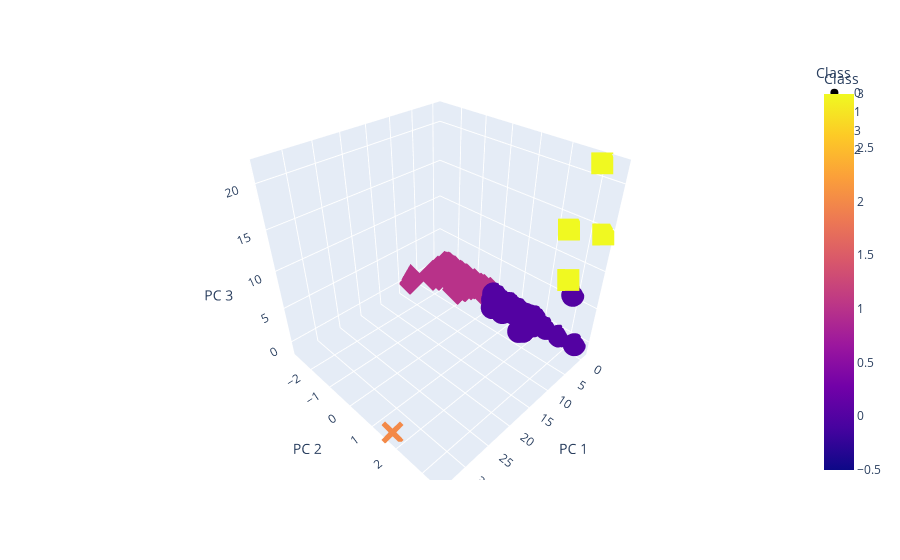

Source (notebook cell):
### Markdown cell above
### Deliverable 4: Visualizing Cryptocurrencies Results

#### 3D-Scatter with Clusters

2. Create a 3D scatter plot using the Plotly Express scatter_3d() function to plot the three clusters from the clustered_df DataFrame.

3. Add the CoinName and Algorithm columns to the hover_name and hover_data parameters, respectively, so each data point shows the CoinName and Algorithm on hover.

4. Create a table with tradable cryptocurrencies using the hvplot.table() function.

5. Print the total number of tradable cryptocurrencies in the clustered_df DataFrame.

6. Use the MinMaxScaler().fit_transform method to scale the TotalCoinSupply and TotalCoinsMined columns between the given range of zero and one.

7. Create a new DataFrame using the clustered_df DataFrame index that contains the scaled data you created in Step 5.

8. Add the CoinName column from the clustered_df DataFrame to the new DataFrame.

9. Add the Class column from the clustered_df DataFrame to the new DataFrame.

10. Create an hvplot scatter plot with x="TotalCoinsMined", y="TotalCoinSupply", and by="Class", and have it show the CoinName when you hover over the the data point.

### Code cell
# Creating a 3D-Scatter with the PCA data and the clusters

# 2. Create a 3D scatter plot using the Plotly Express scatter_3d() function 
# to plot the three clusters from the clustered_df DataFrame.

# 3. Add the CoinName and Algorithm columns to the hover_name and hover_data parameters,
# respectively, so each data point shows the CoinName and Algorithm on hover.

#clustered_df["HoverName"] = f"{clustered_df.CoinName}, Algorithm: {clustered_df.Algorithm}"

fig = px.scatter_3d(
    clustered_df,
    x="PC 1",
    y="PC 2",
    z="PC 3",
    color="Class",
    symbol="Class",
    hover_name = "CoinName",
    hover_data = ['CoinName','Algorithm']
)

fig.show()

### Figure 1 — Plotly figure (JSON) as saved in the notebook; plotly's stock layout.template omitted (floating-point values rounded to 4 significant figures; data arrays with more than 128 entries replaced by an {"elided": "..."} marker saying what was removed)
{"data": [{"customdata": {"elided": "288x2 str values"}, "hovertemplate": "<b>%{hovertext}</b><br><br>Class=%{marker.color}<br>PC 1=%{x}<br>PC 2=%{y}<br>PC 3=%{z}<br>CoinName=%{customdata[0]}<br>Algorithm=%{customdata[1]}<extra></extra>", "hovertext": {"elided": "288 str values"}, "legendgroup": "0", "marker": {"color": {"elided": "288 int values"}, "coloraxis": "coloraxis", "symbol": "circle"}, "mode": "markers", "name": "0", "scene": "scene", "showlegend": true, "type": "scatter3d", "x": {"elided": "288 float values"}, "y": {"elided": "288 float values"}, "z": {"elided": "288 float values"}}, {"customdata": {"elided": "239x2 str values"}, "hovertemplate": "<b>%{hovertext}</b><br><br>Class=%{marker.color}<br>PC 1=%{x}<br>PC 2=%{y}<br>PC 3=%{z}<br>CoinName=%{customdata[0]}<br>Algorithm=%{customdata[1]}<extra></extra>", "hovertext": {"elided": "239 str values"}, "legendgroup": "1", "marker": {"color": {"elided": "239 int values"}, "coloraxis": "coloraxis", "symbol": "diamond"}, "mode": "markers", "name": "1", "scene": "scene", "showlegend": true, "type": "scatter3d", "x": {"elided": "239 float values"}, "y": {"elided": "239 float values"}, "z": {"elided": "239 float values"}}, {"customdata": [["Vechain", "VeChainThor Authority"], ["BiblePay", "Proof-of-BibleHash"], ["LitecoinCash", "SHA-256 + Hive"], ["Poa Network", "Proof-of-Authority"]], "hovertemplate": "<b>%{hovertext}</b><br><br>Class=%{marker.color}<br>PC 1=%{x}<br>PC 2=%{y}<br>PC 3=%{z}<br>CoinName=%{customdata[0]}<br>Algorithm=%{customdata[1]}<extra></extra>", "hovertext": ["Vechain", "BiblePay", "LitecoinCash", "Poa Network"], "legendgroup": "3", "marker": {"color": [3, 3, 3, 3], "coloraxis": "coloraxis", "symbol": "square"}, "mode": "markers", "name": "3", "scene": "scene", "showlegend": true, "type": "scatter3d", "x": [4.352, -0.09389, -0.3521, -0.459], "y": [3.134, 2.463, 3.039, 3.452], "z": [10.08, 13.75, 21.67, 14.62]}, {"customdata": [["BitTorrent", "TRC10"]], "hovertemplate": "<b>%{hovertext}</b><br><br>Class=%{marker.color}<br>PC 1=%{x}<br>PC 2=%{y}<br>PC 3=%{z}<br>CoinName=%{customdata[0]}<br>Algorithm=%{customdata[1]}<extra></extra>", "hovertext": ["BitTorrent"], "legendgroup": "2", "marker": {"color": [2], "coloraxis": "coloraxis", "symbol": "x"}, "mode": "markers", "name": "2", "scene": "scene", "showlegend": true, "type": "scatter3d", "x": [33.97], "y": [1.653], "z": [-1.262]}], "layout": {"coloraxis": {"colorbar": {"title": {"text": "Class"}}, "colorscale": [[0, "#0d0887"], [0.1111, "#46039f"], [0.2222, "#7201a8"], [0.3333, "#9c179e"], [0.4444, "#bd3786"], [0.5556, "#d8576b"], [0.6667, "#ed7953"], [0.7778, "#fb9f3a"], [0.8889, "#fdca26"], [1, "#f0f921"]]}, "legend": {"title": {"text": "Class"}, "tracegroupgap": 0}, "margin": {"t": 60}, "scene": {"domain": {"x": [0, 1], "y": [0, 1]}, "xaxis": {"title": {"text": "PC 1"}}, "yaxis": {"title": {"text": "PC 2"}}, "zaxis": {"title": {"text": "PC 3"}}}}}
